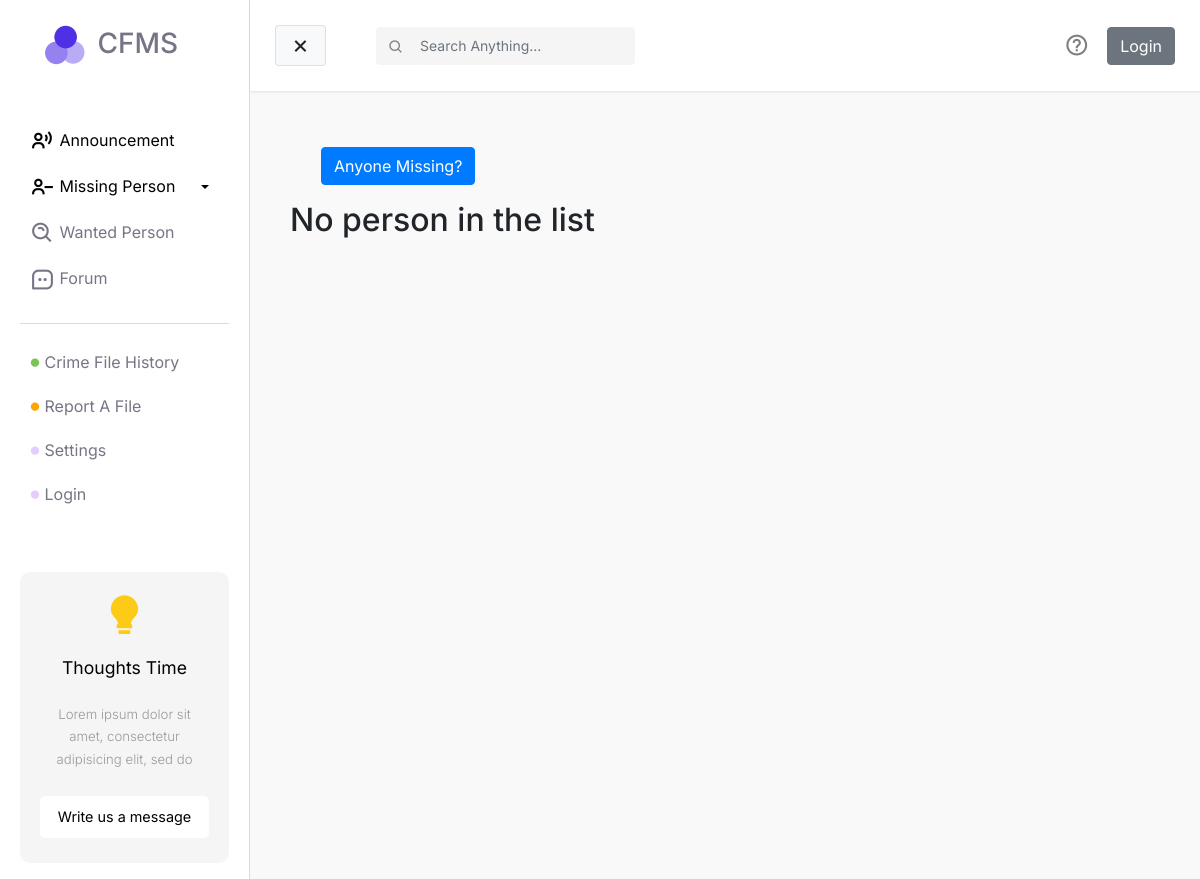
The page /missing-person/pending/ on the database as committed earlier.
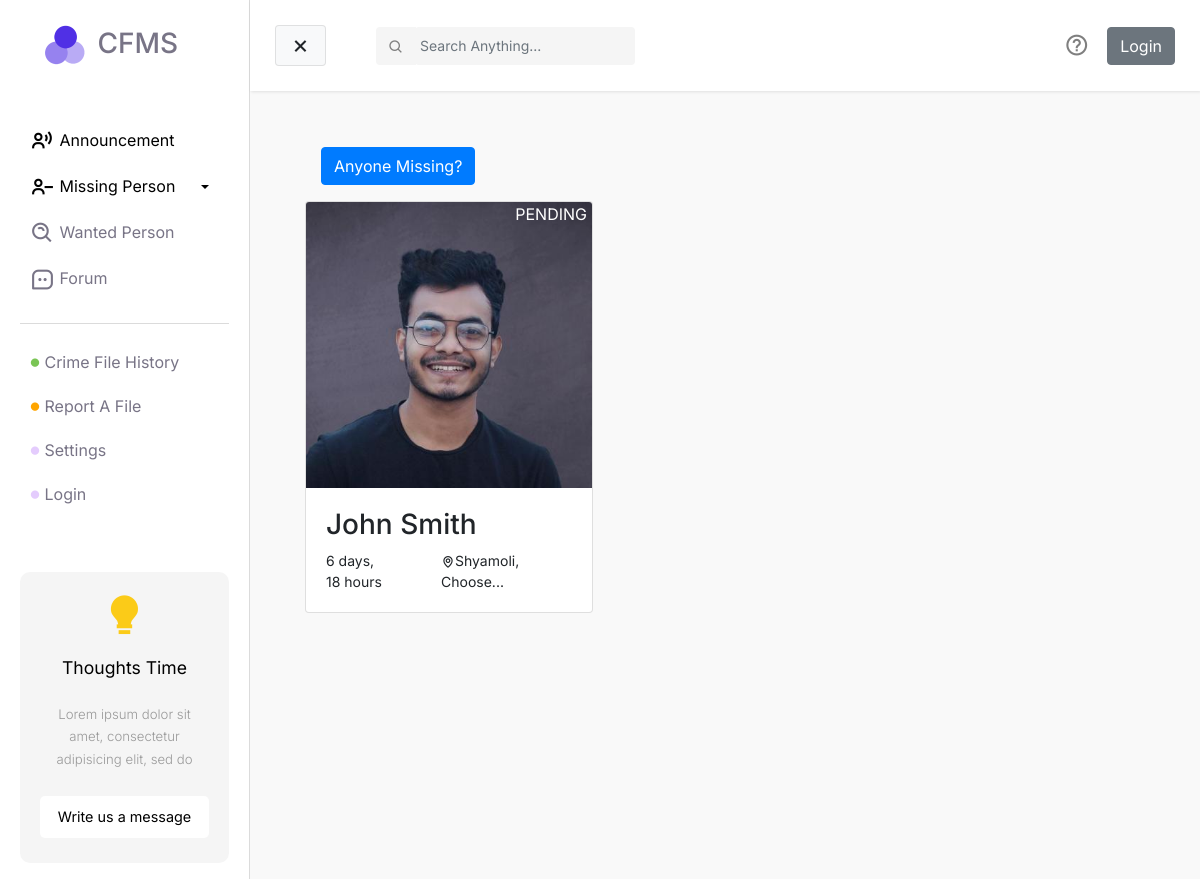
The same page on the database as committed later.
### missingPerson/models.py (models this page shows)
class MissingPerson(models.Model):
    STATUS_FOUND = "FOUND"
    STATUS_MISSING = "MISSING"
    STATUS_PENDING = "PENDING"
    STATUS_CHOICES = [
        (STATUS_FOUND, 'Found'),
        (STATUS_MISSING, 'Missing'),
        (STATUS_PENDING, 'Pending')
    ]
    name = models.CharField(max_length=255)
    photo = models.ImageField(upload_to='missing-person', null=True)
    description = models.CharField(max_length=500 , null=True)
    street = models.CharField(max_length=255)
    village = models.CharField(max_length=255)
    city = models.CharField(max_length=255, null=False)
    date = models.DateTimeField()
    birthDate = models.DateField(null=True)
    contact = models.CharField(max_length=255, null=True)
    status = models.CharField(choices=STATUS_CHOICES, max_length=7, default=STATUS_PENDING)
    user = models.ForeignKey(settings.AUTH_USER_MODEL, on_delete=models.PROTECT)

### missingPerson/views.py (the view)
# urls.py: path('pending/', views.pendingMissingPerson, name="pendingMissingPerson"),
def pendingMissingPerson(request):
    missingPersons = MissingPerson.objects.all().filter(status="PENDING")
    context = {
        "missingPersons": missingPersons,
    }
    return render(request, 'pending-missing-person.html', context)

### templates/pending-missing-person.html (shortened to what this page needs)
{% extends "base.html" %} {% block css %} {% load static %}
<link rel="stylesheet" href="{% static 'css/style.css' %}" />
{% endblock %} {% block main %}
<div id="main-wrapper" class="container missing-page">
  <div class="row m-3">
    <a href="{% url 'addMissing' %}" class="btn btn-primary">Anyone Missing?</a>
  </div>
  <div class="row">
    {% if missingPersons %}
    <div>
      {% for person in missingPersons %}
      <div class="col-md-3 person">
        <a href="">
          <div class="card" style="width: 18rem">
            <img
              class="card-img-top"
              src="{{ person.photo.url }}"
              alt="Card image cap"
            />
            <div class="status">{{person.status}}</div>
            <div class="card-body">
              <h3 class="card-text">{{ person.name }}</h3>
              <div class="row person-basic-info" style="font-size: 14px">
                <div class="col-5">
                  {% if person.birthdate|timesince|wordcount > 2 %}
                  <span
                    >{{ person.birthDate|timesince|truncatewords:2|slice:":-3"
                    }}
                  </span>
                  {% else %}
                  <span> {{ person.birthDate|timesince}} </span>
                  {% endif %}
                </div>
                <div class="col-7">
                  <i class="bx bx-map"></i>{{person.village}}, {{ person.city }}
                </div>
              </div>
            </div>
          </div>
        </a>
      </div>
    </div>
    {% endfor %} {% else %}
    <div>
      <h2>No person in the list</h2>
    </div>
    {% endif %}
  </div>
  {% endblock %}

### templates/base.html (shortened to what this page needs)
<!DOCTYPE html>
<html lang="en">
  <head>
    {% load static %}
    <link
      href="https://unpkg.com/boxicons@2.1.1/css/boxicons.min.css"
      rel="stylesheet"
    />
    <link
      rel="stylesheet"
      href="https://stackpath.bootstrapcdn.com/bootstrap/4.1.0/css/bootstrap.min.css"
    />
    <link
      rel="stylesheet"
      href="https://cdn.jsdelivr.net/npm/boxicons@latest/css/boxicons.min.css"
    />
    <link
      rel="stylesheet"
      href="https://cdnjs.cloudflare.com/ajax/libs/font-awesome/6.0.0/css/all.min.css"
    />
    <link
      rel="stylesheet"
      href="https://cdn.jsdelivr.net/npm/bootstrap-icons@1.4.1/font/bootstrap-icons.css"
    />
    <link rel="stylesheet" href="{% static 'css/base.css'%}" />
    {% block css %} {% endblock %}
  </head>
  <body>
    <div class="wrapper">
      <nav id="sidebar">
        <div class="sidebar-header">
          <h3>
            <img class="logo" src="{% static 'files/logo.png' %}" alt="" /> CFMS
          </h3>
        </div>
        <ul class="list-unstyled components">
          <li class="active">
            <a href="{% url 'announcementv' %}"
              ><i class="bx bx-user-voice"></i> Announcement</a
            >
          </li>
          <li class="active">
            <a
              href="#missing-person-menu"
              data-toggle="collapse"
              aria-expanded="false"
              class="dropdown-toggle"
              ><i class="bx bx-user-minus"></i> Missing Person</a
            >
          </li>
          <li>
            <a href="{% url 'wantedPerson' %}"
              ><i class="bx bx-search-alt"></i> Wanted Person</a
            >
          </li>
          <li>
            <a href="#"><i class="bx bx-message-square-dots"></i> Forum</a>
          </li>
        </ul>
        <ul class="list-unstyled sidebar-second-part">
          <li>
            <a href="{% url 'fileHistoryView' %}"
              ><i class="crime-history bx bxs-circle"></i> Crime File History</a
            >
          </li>
          <li>
            <a href="{% url 'addFileView' %}"
              ><i class="crime-report bx bxs-circle"></i> Report A File</a
            >
          </li>
          <li>
            <a href="#"><i class="crime-forum bx bxs-circle"></i> Settings</a>
          </li>
          <li>
            {% if request.user.is_authenticated %}
            <a href="{% url 'logoutView' %}"
              ><i class="crime-logout bx bxs-circle"></i> Logout</a
            >
            {% else %}
            <a href="{% url 'loginView' %}"
              ><i class="crime-logout bx bxs-circle"></i> Login</a
            >
            {% endif %}
          </li>
        </ul>
        <ul class="list-unstyled CTAs">
          <li>
            <i class="bx bxs-bulb"></i>
          </li>
          <li>
            <p class="title"><strong>Thoughts Time</strong></p>
          </li>
          <li class="text">
            <p>
              Lorem ipsum dolor sit amet, consectetur adipisicing elit, sed do
            </p>
          </li>
          <li>
            <a href="">Write us a message</a>
          </li>
        </ul>
      </nav>
      <div id="content">
        <nav class="navbar navbar-expand-lg navbar-light sticky-top">
          <div class="container-fluid">
            <button type="button" id="sidebarCollapse" class="btn btn-light">
              <i id="menu-collapse-button" class="bx bx-x"></i>
            </button>
            <div class="input-group top-search-form">
              <div class="input-group-prepend">
                <button class="btn btn-outline-light" type="button">
                  <i class="bx bx-search" style="color: gray"></i>
                </button>
              </div>
              <form action="post">
                <input
                  type="text"
                  class="form-control"
                  placeholder="Search Anything..."
                  aria-label=""
                  aria-describedby="basic-addon1"
                />
              </form>
            </div>
            <div class="collapse navbar-collapse" id="navbarSupportedContent">
              <ul class="nav navbar-nav ml-auto">
                <li class="nav-item">
                  <a class="nav-link" href="#"
                    ><i class="bx bx-help-circle"></i
                  ></a>
                </li>
                 {% if request.user.is_authenticated %}
                <div class="dropdown nav-link">
                  <a
                    class="row top-profile-btn"
                    type="button"
                    id="dropdownMenuButton"
                    data-toggle="dropdown"
                    aria-haspopup="true"
                    aria-expanded="false"
                  >
                    <div class="col-md-4">
                      <img src="{% static 'files/profile-pic.png' %}" alt="" />
                    </div>
                    <div class="col-md-2">
                      <i class="bx bx-chevron-down"></i>
                    </div>
                  </a>
                  <div
                    class="dropdown-menu"
                    aria-labelledby="dropdownMenuButton"
                  >
                    <a class="dropdown-item" href="#">Profile</a>
                    <a class="dropdown-item" href="#">Edit Profile</a>
                    <a class="dropdown-item" href="{% url 'logoutView' %}"
                      >Logout</a
                    >
                  </div>
                </div>
                {% else %}
                <a href="{% url 'loginView' %}" class="btn btn-secondary"
                  >Login</a
                >
                {% endif %}
              </ul>
            </div>
          </div>
        </nav>
        <div class="main-body">
          <div class="body-content">{% block main %} {% endblock %}</div>
        </div>
      </div>
    </div>
  </body>
</html>

### static/css/base.css (style rules this page uses)
body { font-family: "Inter", sans-serif; background-color: #fff; }
i { vertical-align: middle; }
p { font-family: "Inter", sans-serif; font-size: 1.1em; font-weight: 300; line-height: 1.7em; color: #999; }
a, a:hover, a:focus { color: inherit; text-decoration: none; transition: all 0.3s; }
.navbar { padding: 15px 10px; background: #fff; border: none; border-radius: 0; box-shadow: 1px 1px 3px rgba(0, 0, 0, 0.1); }
.navbar-nav { align-items: center; }
.nav-link i { font-size: 25px; margin: 5px; padding: 5px; }
.top-search-form { max-width: 500px; margin-left: 50px; }
.top-search-form input { border: none; background-color: #f5f5f5; font-size: 14px; color: #787486; padding: 10px 5px; }
.top-search-form button { font-size: 16px; background-color: #f5f5f5; cursor: default !important; border: none; }
.wrapper { display: flex; width: 100%; align-items: stretch; }
#sidebar { min-width: 250px; max-width: 250px; background: #fff; color: #787486; transition: all 0.3s; padding: 0 20px; border-right: 1px solid #dbdbdb; }
#sidebar .sidebar-header { padding: 20px; background: #fff; }
#sidebar .sidebar-header .logo { max-width: 50px; }
#sidebar ul.components { padding: 20px 0; border-bottom: 1px solid #dbdbdb; }
#sidebar ul p { padding: 10px; }
#sidebar ul li a { padding: 10px; font-size: 16px; display: block; }
#sidebarCollapse { border-color: rgba(0, 0, 0, 0.1); }
#sidebarCollapse i { font-size: 25px; }
#sidebar ul li.active > a, a[aria-expanded="true"] { color: #000; }
a[data-toggle="collapse"] { position: relative; }
.dropdown-toggle::after { display: block; position: absolute; top: 50%; right: 20px; transform: translateY(-50%); }
ul li i { font-size: 25px; }
.sidebar-second-part li i { font-size: 10px; }
.sidebar-second-part li i.crime-history { color: #7ac555; }
.sidebar-second-part li i.crime-report { color: #ffa500; }
.sidebar-second-part li i.crime-forum { color: #e4ccfd; }
.sidebar-second-part li i.crime-logout { color: #e4ccfd; }
ul.CTAs { padding: 20px; margin-top: 7vh; border-radius: 10px; }
ul.CTAs a { text-align: center; font-size: 0.9em !important; display: block; border-radius: 5px; margin-bottom: 5px; background-color: #fff; color: #000000; font-size: 14px; }
ul.CTAs .title { text-align: center; color: #000; padding: 0; margin: 0; }
ul.CTAs .text { font-size: 12px; color: #000; text-align: center; }
ul.CTAs i { text-align: center; font-size: 2.9em !important; display: block; border-radius: 5px; margin-bottom: 5px; color: #fbcb18; }
ul.CTAs { background-color: #f5f5f5; }
#content { width: 100%; min-height: 100vh; transition: all 0.3s; background-color: #f9f9f9; }
.main-body .body-content { padding: 40px 40px; }

### static/css/style.css (style rules this page uses)
.main-body { background-color: #f9f9f9; }
.missing-page .person img { position: relative; }
.missing-page .person .status { position: absolute; top: 0; right: 0; color: #fff; padding: 0 5px; }

Rows that differ between the two databases and show on the page:
added MissingPerson: photo (picture), status "PENDING", name "John Smith", birthDate "6 days, 18 hours", village "Shyamoli", city "Choose..."
Other text that changed with them:
text no longer shown: "No person in the list"
